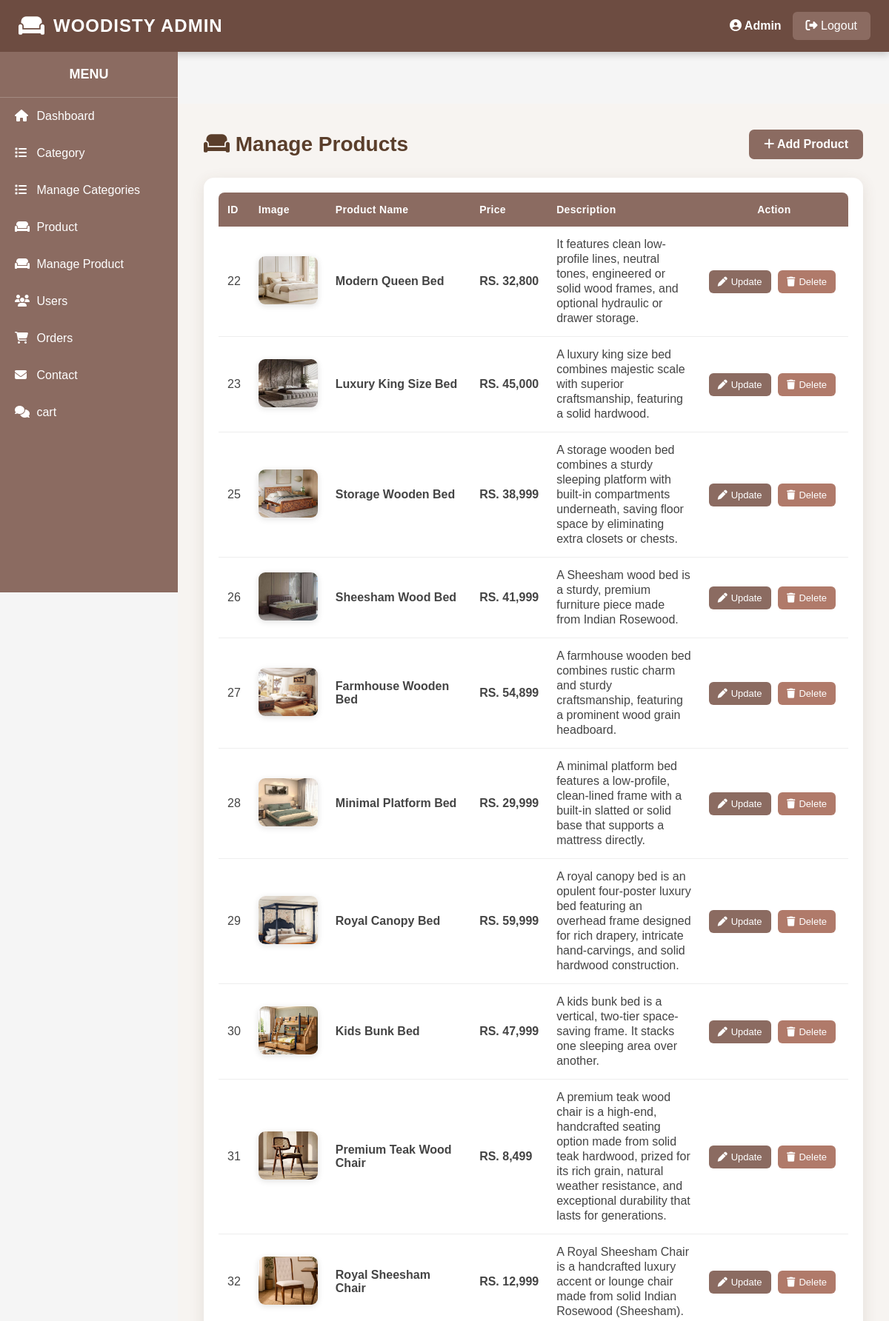
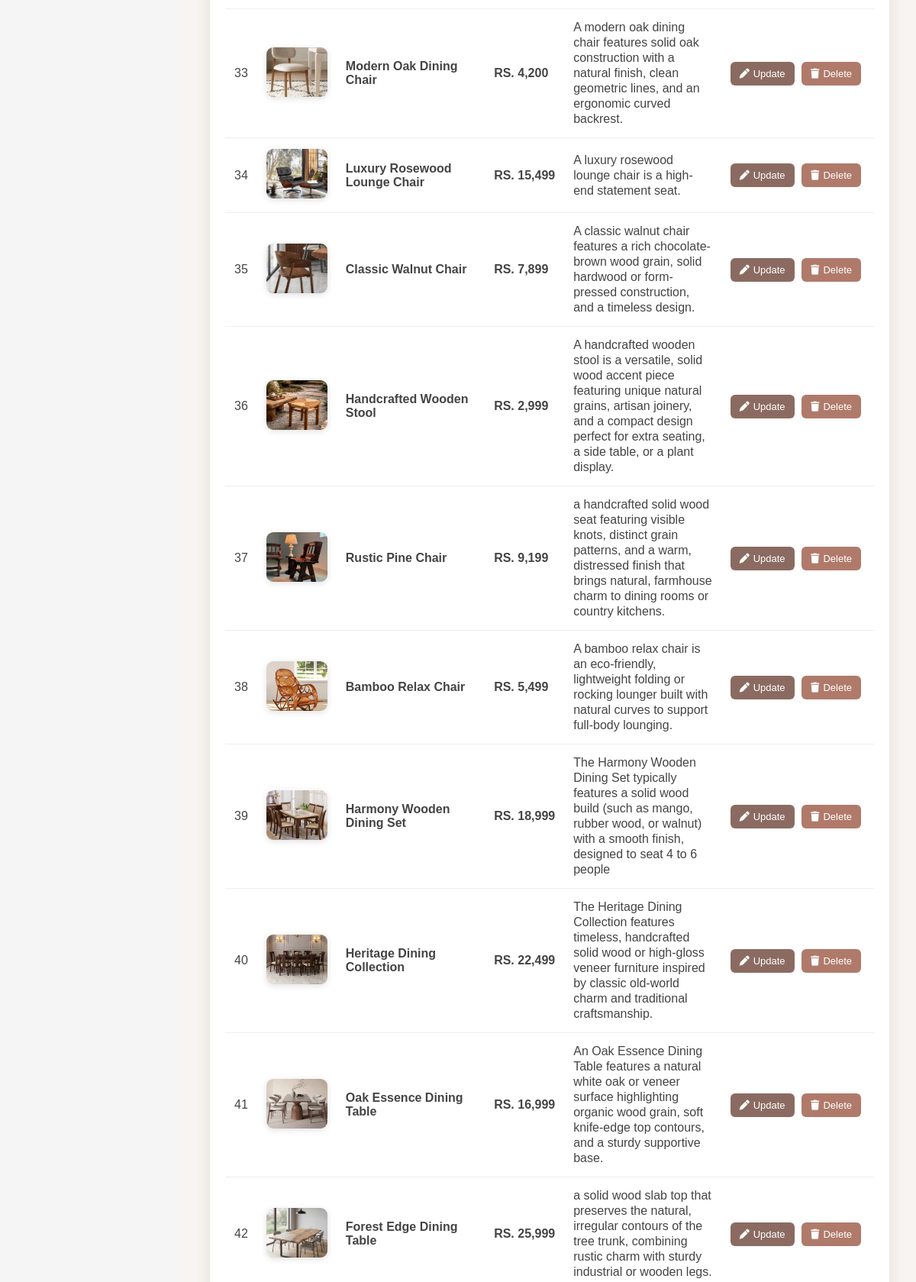
/admin/manage_product.php (signed in, upper part), run on the app's committed database (2 pictures, top to bottom).
### tables this page shows
CREATE TABLE `product` (
  `pid` int(11) NOT NULL,
  `category_id` int(11) DEFAULT NULL,
  `product_name` varchar(100) DEFAULT NULL,
  `price` decimal(10,2) DEFAULT NULL,
  `description` text,
  `image` varchar(255) DEFAULT NULL
);

### admin/manage_product.php (the view, shortened to what this page needs)
<?php
include("../connection.php");
include("heder.php");
include("sidebar.php");
?>
<div class="content">
<div class="page-header">
    <h2>
        <i class="fas fa-couch"></i>
        Manage Products
    </h2>
    <a href="add_product.php" class="add-btn">
        <i class="fas fa-plus"></i>
        Add Product
    </a>
</div>
<div class="product-table-box">
<table class="product-table">
<tr>
    <th>ID</th>
    <th>Image</th>
    <th>Product Name</th>
    <th>Price</th>
    <th>Description</th>
    <th style="text-align:center; width:190px;">
        Action
    </th>
</tr>
<?php
$result = mysqli_query(
    $con,
    "SELECT *
     FROM product
     ORDER BY pid ASC"
);
if(mysqli_num_rows($result) > 0)
{
    while($row = mysqli_fetch_assoc($result))
    {
?>
<tr>
<td>
    <?php
    echo $row['pid'];
    ?>
</td>
<td>
    <img
        class="product-img"
        src="../images/product/<?php echo $row['image']; ?>"
        alt="<?php echo htmlspecialchars($row['product_name']); ?>"
    >
</td>
<td class="product-name">
    <?php
    echo htmlspecialchars(
        $row['product_name']
    );
    ?>
</td>
<td class="price">
    RS.
    <?php
    echo number_format(
        $row['price'],
        0
    );
    ?>
</td>
<td class="description">
    <?php
    echo htmlspecialchars(
        $row['description']
    );
    ?>
</td>
<td style="white-space:nowrap;">
    <a
        href="edit_product.php?id=<?php echo $row['pid']; ?>"
        class="update-btn"
    >
        <i class="fas fa-pen"></i>
        Update
    </a>
    <a
        href="delete_product.php?id=<?php echo $row['pid']; ?>"
        class="delete-btn"
        onclick="return confirm('Are you sure you want to delete this product?');"
    >
        <i class="fas fa-trash"></i>
        Delete
    </a>
</td>
</tr>
<?php
    }
}
?>
</table>
</div>
</div>
</body>
</html>

### admin/heder.php (style rules this page uses)
* { margin:0; padding:0; box-sizing:border-box; font-family:Arial,sans-serif; }
body { background:#f5f5f5; }

### admin/sidebar.php (style rules this page uses)
.content { margin-left:240px; margin-top:70px; padding:30px; }

### admin/manage_product.php (style rules this page uses)
.content { margin-left:240px; margin-top:70px; padding:35px; background:#f7f4f1; min-height:calc(100vh - 70px); }
.page-header { display:flex; justify-content:space-between; align-items:center; margin-bottom:25px; }
.page-header h2 { margin:0; color:#5a3e2b; font-size:28px; }
.add-btn { background:#8B6B61; color:white; padding:11px 20px; text-decoration:none; border-radius:7px; font-weight:bold; transition:.3s; }
.product-table-box { background:white; padding:20px; border-radius:14px; box-shadow:0 5px 20px rgba(90,62,43,.12); overflow-x:auto; }
.product-table { width:100%; border-collapse:separate; border-spacing:0; }
.product-table th { background:#8B6B61; color:white; padding:15px 12px; text-align:left; font-size:14px; letter-spacing:.3px; }
.product-table th:last-child { text-align:center; width:190px; }
.product-table th:first-child { border-top-left-radius:8px; }
.product-table th:last-child { border-top-right-radius:8px; }
.product-table td { padding:14px 12px; border-bottom:1px solid #eee; color:#444; vertical-align:middle; }
.product-img { width:80px; height:65px; object-fit:cover; border-radius:9px; box-shadow:0 2px 8px rgba(0,0,0,.12); }
.product-name { font-weight:bold; color:#5a3e2b; }
.price { color:#b22222; font-weight:bold; white-space:nowrap; }
.description { max-width:280px; line-height:20px; color:#666; }
.update-btn, .delete-btn { display:inline-flex; align-items:center; gap:5px; padding:8px 12px; color:white; text-decoration:none; border-radius:6px; font-size:13px; font-weight:500; margin-right:5px; }
.update-btn { background:#8B6B61; }
.delete-btn { background:#B07A6A; }

### data on the page
product: pid "22", image (picture), product_name "Modern Queen Bed", price "32,800", description "It features clean low-profile lines, neutral tones, engineered or solid wood frames, and optional hydraulic or drawer storage."
product: pid "23", image (picture), product_name "Luxury King Size Bed", price "45,000", description "A luxury king size bed combines majestic scale with superior craftsmanship, featuring a solid hardwood."
product: pid "25", image (picture), product_name "Storage Wooden Bed", price "38,999", description "A storage wooden bed combines a sturdy sleeping platform with built-in compartments underneath, saving floor space by eliminating extra closets or chests."
product: pid "26", image (picture), product_name "Sheesham Wood Bed", price "41,999", description "A Sheesham wood bed is a sturdy, premium furniture piece made from Indian Rosewood."
product: pid "27", image (picture), product_name "Farmhouse Wooden Bed", price "54,899", description "A farmhouse wooden bed combines rustic charm and sturdy craftsmanship, featuring a prominent wood grain headboard."
product: pid "28", image (picture), product_name "Minimal Platform Bed", price "29,999", description "A minimal platform bed features a low-profile, clean-lined frame with a built-in slatted or solid base that supports a mattress directly."
product: pid "29", image (picture), product_name "Royal Canopy Bed", price "59,999", description "A royal canopy bed is an opulent four-poster luxury bed featuring an overhead frame designed for rich drapery, intricate hand-carvings, and solid hardwood construction."
product: pid "30", image (picture), product_name "Kids Bunk Bed", price "47,999", description "A kids bunk bed is a vertical, two-tier space-saving frame. It stacks one sleeping area over another."
product: pid "31", image (picture), product_name "Premium Teak Wood Chair", price "8,499", description "A premium teak wood chair is a high-end, handcrafted seating option made from solid teak hardwood, prized for its rich grain, natural weather resistance, and exceptional durability that lasts for generations."
product: pid "32", image (picture), product_name "Royal Sheesham Chair", price "12,999", description "A Royal Sheesham Chair is a handcrafted luxury accent or lounge chair made from solid Indian Rosewood (Sheesham)."
product: pid "33", image (picture), product_name "Modern Oak Dining Chair", price "4,200", description "A modern oak dining chair features solid oak construction with a natural finish, clean geometric lines, and an ergonomic curved backrest."
product: pid "34", image (picture), product_name "Luxury Rosewood Lounge Chair", price "15,499", description "A luxury rosewood lounge chair is a high-end statement seat."
product: pid "35", image (picture), product_name "Classic Walnut Chair", price "7,899", description "A classic walnut chair features a rich chocolate-brown wood grain, solid hardwood or form-pressed construction, and a timeless design."
product: pid "36", image (picture), product_name "Handcrafted Wooden Stool", price "2,999", description "A handcrafted wooden stool is a versatile, solid wood accent piece featuring unique natural grains, artisan joinery, and a compact design perfect for extra seating, a side table, or a plant display."
product: pid "37", image (picture), product_name "Rustic Pine Chair", price "9,199", description "a handcrafted solid wood seat featuring visible knots, distinct grain patterns, and a warm, distressed finish that brings natural, farmhouse charm to dining rooms or country kitchens."
product: pid "38", image (picture), product_name "Bamboo Relax Chair", price "5,499", description "A bamboo relax chair is an eco-friendly, lightweight folding or rocking lounger built with natural curves to support full-body lounging."
product: pid "39", image (picture), product_name "Harmony Wooden Dining Set", price "18,999", description "The Harmony Wooden Dining Set typically features a solid wood build (such as mango, rubber wood, or walnut) with a smooth finish, designed to seat 4 to 6 people"
product: pid "40", image (picture), product_name "Heritage Dining Collection", price "22,499", description "The Heritage Dining Collection features timeless, handcrafted solid wood or high-gloss veneer furniture inspired by classic old-world charm and traditional craftsmanship."
product: pid "41", image (picture), product_name "Oak Essence Dining Table", price "16,999", description "An Oak Essence Dining Table features a natural white oak or veneer surface highlighting organic wood grain, soft knife-edge top contours, and a sturdy supportive base."
product: pid "42", image (picture), product_name "Forest Edge Dining Table", price "25,999", description "a solid wood slab top that preserves the natural, irregular contours of the tree trunk, combining rustic charm with sturdy industrial or wooden legs."
